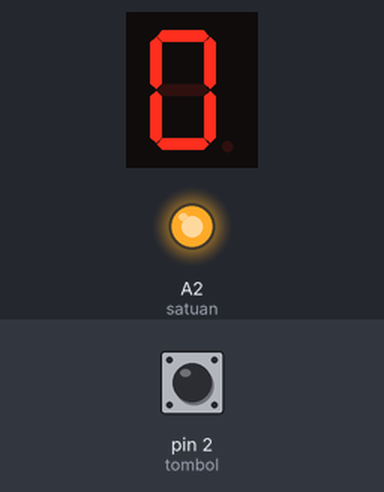
The sketch below on a simulated Arduino Uno, built with avr-gcc and run on an emulated ATmega328P. On the bench: 1-digit seven-segment display, output pins drawn as LEDs (lit = HIGH). Wiring (inferred from the names in the program): 1-digit 7-segment display, segments lit when HIGH: segments pin 6, pin 7, pin 8, pin 9, pin 10, pin 11, pin 12, pin 13. Inputs (shaded band) come from the test bench; at power-on: pin 2 (tombol) LOW. The segment pins are drawn as the display they are named for; pins used as bus, display or sensor lines are not drawn.

Above: at 1.2 s.
1.3 s: pin 2 (tombol) pulled HIGH for 1 s
At 2.8 s:
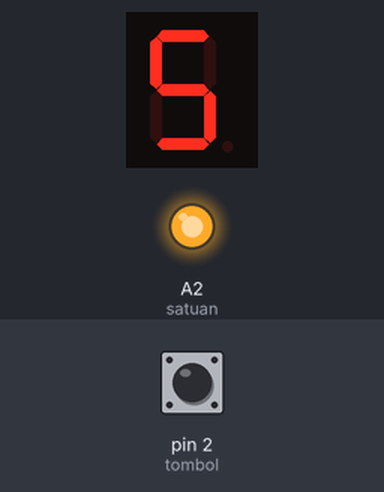
3.8 s: pin 2 (tombol) pulled HIGH for 0.15 s
At 5.2 s:
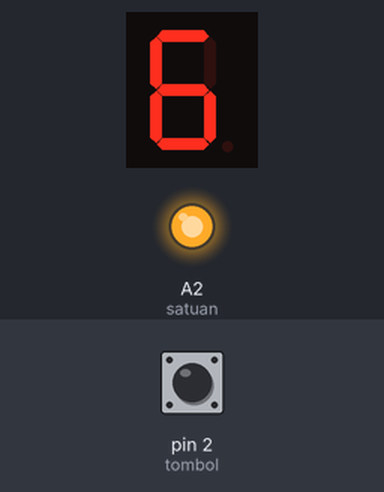
5.5 s: pin 2 (tombol) pulled HIGH for 0.15 s
At 6.6 s:
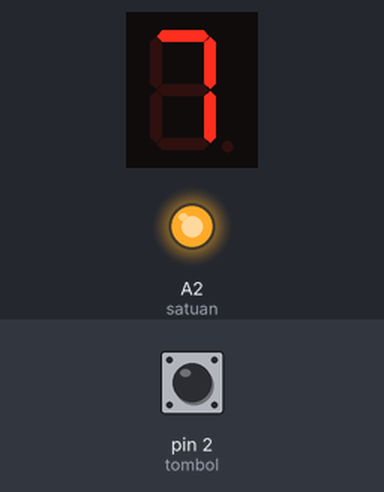
7.2 s: pin 2 (tombol) pulled HIGH for 1 s
At 8.0 s:
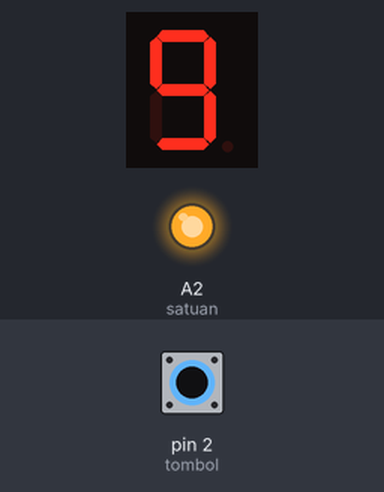
Timing chart, 0 to 10.2 s (numbered marks = the images above; inputs shaded):
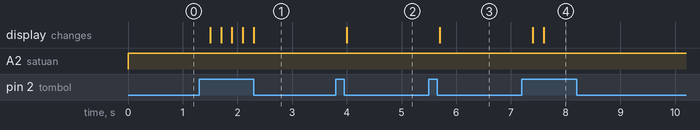

The sketch:

BASIC_I0_SHIELD_-_7SEG_COUNTER_0-9_FUNGSI_WITH_SWITCH.ino
```cpp
#define a       6
#define b       7
#define c       8
#define d       9
#define e       10
#define f       11
#define g       12
#define h       13
#define satuan  A2
#define tombol  2
byte nilai=0;

void setup() {
  for(byte k=6; k<=13; k++)
    pinMode(k, OUTPUT);
  pinMode(satuan, OUTPUT);
  pinMode(tombol, INPUT);
}

void loop() {
  tampil7Seg(nilai);
  boolean statusTombol=digitalRead(tombol);
  if(statusTombol==1){
    delay(200);
    nilai++;
  }
}

void tampil7Seg(byte angka) {
 if(angka==0) {
  digitalWrite(a, HIGH);  // ANGKA 0
  digitalWrite(b, HIGH);
  digitalWrite(c, HIGH);
  digitalWrite(d, HIGH);
  digitalWrite(e, HIGH);
  digitalWrite(f, HIGH);
  digitalWrite(g, LOW);
  digitalWrite(h, LOW);
 }
 else if(angka==1) {
  digitalWrite(a, LOW);  // ANGKA 1
  digitalWrite(b, HIGH);
  digitalWrite(c, HIGH);
  digitalWrite(d, LOW);
  digitalWrite(e, LOW);
  digitalWrite(f, LOW);
  digitalWrite(g, LOW);
  digitalWrite(h, LOW);
 }
 if(angka==2) {
  digitalWrite(a, HIGH);  // ANGKA 2
  digitalWrite(b, HIGH);
  digitalWrite(c, LOW);
  digitalWrite(d, HIGH);
  digitalWrite(e, HIGH);
  digitalWrite(f, LOW);
  digitalWrite(g, HIGH);
  digitalWrite(h, LOW);
 }
 if(angka==3) {
  digitalWrite(a, HIGH);  // ANGKA 3
  digitalWrite(b, HIGH);
  digitalWrite(c, HIGH);
  digitalWrite(d, HIGH);
  digitalWrite(e, LOW);
  digitalWrite(f, LOW);
  digitalWrite(g, HIGH);
  digitalWrite(h, LOW);
 }
 if(angka==4) {
  digitalWrite(a, LOW);  // ANGKA 4
  digitalWrite(b, HIGH);
  digitalWrite(c, HIGH);
  digitalWrite(d, LOW);
  digitalWrite(e, LOW);
  digitalWrite(f, HIGH);
  digitalWrite(g, HIGH);
  digitalWrite(h, LOW);
 }
 if(angka==5) {
  digitalWrite(a, HIGH);  // ANGKA 5
  digitalWrite(b, LOW);
  digitalWrite(c, HIGH);
  digitalWrite(d, HIGH);
  digitalWrite(e, LOW);
  digitalWrite(f, HIGH);
  digitalWrite(g, HIGH);
  digitalWrite(h, LOW);
 }
 if(angka==6) {
  digitalWrite(a, HIGH);  // ANGKA 6
  digitalWrite(b, LOW);
  digitalWrite(c, HIGH);
  digitalWrite(d, HIGH);
  digitalWrite(e, HIGH);
  digitalWrite(f, HIGH);
  digitalWrite(g, HIGH);
  digitalWrite(h, LOW);
 }
 if(angka==7) {
  digitalWrite(a, HIGH);  // ANGKA 7
  digitalWrite(b, HIGH);
  digitalWrite(c, HIGH);
  digitalWrite(d, LOW);
  digitalWrite(e, LOW);
  digitalWrite(f, LOW);
  digitalWrite(g, LOW);
  digitalWrite(h, LOW);
 }
 if(angka==8) {
  digitalWrite(a, HIGH);  // ANGKA 8
  digitalWrite(b, HIGH);
  digitalWrite(c, HIGH);
  digitalWrite(d, HIGH);
  digitalWrite(e, HIGH);
  digitalWrite(f, HIGH);
  digitalWrite(g, HIGH);
  digitalWrite(h, LOW);
 }
 if(angka==9) {
  digitalWrite(a, HIGH);  // ANGKA 9
  digitalWrite(b, HIGH);
  digitalWrite(c, HIGH);
  digitalWrite(d, HIGH);
  digitalWrite(e, LOW);
  digitalWrite(f, HIGH);
  digitalWrite(g, HIGH);
  digitalWrite(h, LOW);
 }
  digitalWrite(satuan, HIGH);
}
```

Measured:
- after the input at 1.3 s, the display: first changes after 0.20 s (image 1 shows a later state)
- after the input at 3.8 s, the display: changes after 0.20 s (image 2)
- after the input at 5.5 s, the display: changes after 0.20 s (image 3)
- after the input at 7.2 s, the display: first changes after 0.20 s (image 4 shows a later state)
